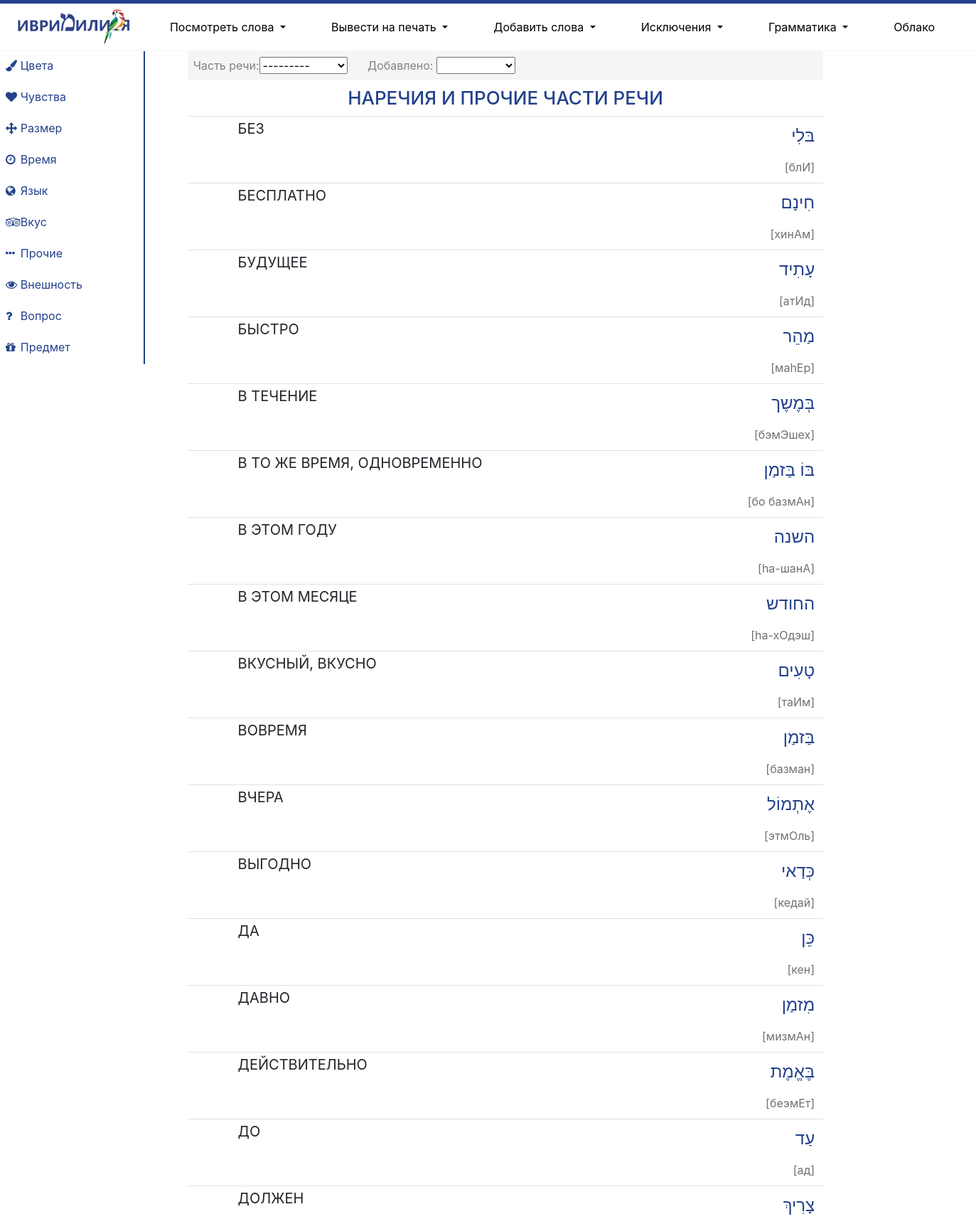
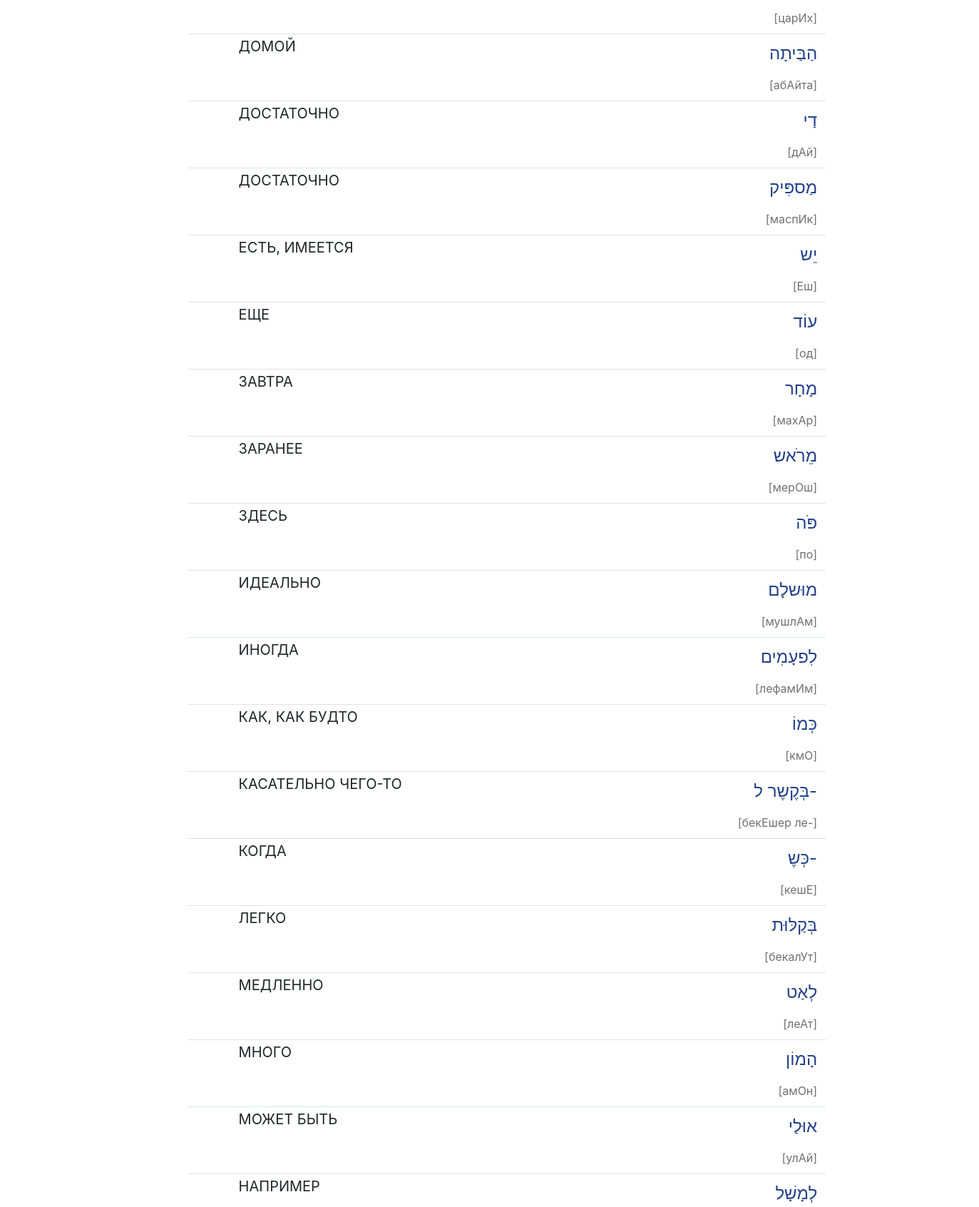
Screenshot of /adverbs/ (upper part) with the database file from the repository (2 pictures, top to bottom).
### mycards/models.py (models this page shows, shortened)
class Topic(models.Model):
    category = models.CharField(max_length=25, verbose_name='Категория')
    name = models.CharField(max_length=25, verbose_name='Название', null=True)
    name_icon = models.CharField(max_length=25, verbose_name='Иконка', null=True)

class WordForm(models.Model):
    time = models.CharField(max_length=20, null=True, blank=True)
    gender = models.CharField(max_length=7, null=True, blank=True)
    number = models.CharField(max_length=13, null=True, blank=True)
    name = models.CharField(max_length=64, verbose_name='Название (для поиска)')
    vocal_name = models.CharField(max_length=64, verbose_name='Название с огласовками')
    exception = models.IntegerField(default=0)
    pronunciation = models.CharField(max_length=64, verbose_name='Произношение')
    translation = models.CharField(max_length=64, verbose_name='Перевод')
    word = models.ForeignKey(Word, on_delete=models.PROTECT, related_name='forms', verbose_name='Основная форма')
    example = models.TextField(null=True, blank=True)
    form_type = models.ForeignKey(FormType, on_delete=models.PROTECT, related_name='words', verbose_name='Тип формы', null=True)
    comment = models.TextField(null=True, blank=True)
    client = models.ManyToManyField(Client, through='ClientWordForm', related_name='words')

### mycards/views.py (the view)
# urls.py: path('adverbs/', views.adverbs, name='adverbs'),
def adverbs(request):
    topics = Topic.objects.exclude(pk=0)
    adverbs = Word.objects.filter(type_id__in=[11, 13, 14, 15, 16, 17])
    form1 = AdverbsFilterForm(request.GET)
    if form1.is_valid():
        if form1.cleaned_data["type"]:
            adverbs = adverbs.filter(type_id=form1.cleaned_data['type']).distinct()
        if form1.cleaned_data["date"]:
            today = dt.datetime.now()
            DD = dt.timedelta(days=int(form1.cleaned_data['date']))
            earlier = today - DD
            adverbs = adverbs.filter(time_create__gt=earlier)
    adverbs_info = []
    form_type = FormType.objects.all()
    for adverb in adverbs:
        adverb_info = dict()
        expressions_info = []
        other_forms = []
        if Path(os.path.join(settings.BASE_DIR, 'mycards/static/img', adverb.picture)).exists():
            adverb_info['picture'] = adverb.picture
        else:
            adverb_info['picture'] = 'нет фото.jpg'
        adverb_info['id'] = adverb.pk
        for form in adverb.forms.all():
            if form.form_type == form_type[0]:
                adverb_info['name'] = form.vocal_name
                adverb_info['translation'] = form.translation
                adverb_info['pronunciation'] = form.pronunciation
            else:
                other_form = dict()
                other_form['name'] = form.vocal_name
                other_form['translation'] = form.translation
                other_form['pronunciation'] = form.pronunciation
                other_forms.append(other_form)
        for expression in adverb.expressions.all():
            expression_info = dict()
            expression_info['name'] = expression.expression
            expression_info['translation'] = expression.translation
            expression_info['pronunciation'] = expression.pronunciation
            expressions_info.append(expression_info)
        adverb_info['other_forms'] = other_forms
        adverb_info['expressions'] = expressions_info
        adverbs_info.append(adverb_info)
    adverbs_info = sorted(adverbs_info, key=lambda word: word['translation'], reverse=False)
    return render(request, "mycards/adverbs.html", {'adverbs_info': adverbs_info, 'topics': topics, 'title': 'НАРЕЧИЯ', 'form1': form1})

### mycards/forms.py
class AdverbsFilterForm(forms.Form):
    type = forms.ModelChoiceField(label='Часть речи',
                                  initial='',
                                  required=False,
                                  queryset=Type.objects.filter(
                                      pk__in=[11, 13, 14, 15, 16, 17]),
                                  widget=forms.Select(attrs={'onchange': 'submit();'})
                                  )
    date = forms.ChoiceField(label='Добавлено',
                             initial="",
                             required=False,
                             choices=periods,
                             widget=forms.Select(attrs={'onchange': 'submit();'})
                             )

### mycards/models.py (called while the page is built)
    def __str__(self):
        return str(self.name)

### mycards/templates/mycards/adverbs.html (shortened to what this page needs)
{% extends 'mycards/base.html' %}
{% load custom_tags %}
{% load static %}
{% block container %}
{% load crispy_forms_tags %}
<div class="row">
    <div class="col-2">
        <ul class="nav flex-column" style="border-right: 2px solid #23418b">
            {% for topic in topics %}
            <div class="row align-items-center p-0 m-0">
                <div class="col-1 m-0 p-0 text-right">
                    {% if topic.name_icon != None %}<i class="fa {{ topic.name_icon }} text-right pb-1 pl-2" aria-hidden="true" style="color: #23418b"></i> {% endif %}
                </div>
                <div class="col-11 m-0 p-0">
                    <li class="nav-item p-0 m-0">
                    <a class="nav-link pl-2 pb-2 mb-1 ml-1" href="{% url 'adverbs_filter' topic.pk %}" style="color: #23418b">{{ topic.category }}</a>
                    </li>
                </div>
            </div>
            {% endfor %}
        </ul>
    </div>
    <div class="col-10">
        <div class="container">
            <div class="col-10">
                <div class="row m-0 p-0" style="background: #F5F5F5">
                        <form action="" method="get" class="my-1 py-1">
                            <label class="form-label ml-2 my-0 py-0" for="{{ form1.type.id_for_label }}" style="color: grey">Часть речи: </label><span style="m-0 p-0">{{ form1.type }}</span>
                            <label class="form-label ml-4 my-0 py-0" for="{{ form1.date.id_for_label }}" style="color: grey">Добавлено: </label> {{ form1.date }}
                        </form>
                </div>
                <h1 class="text-center">НАРЕЧИЯ И ПРОЧИЕ ЧАСТИ РЕЧИ</h1>
            <table class="table dashed-border-top">
                {% for word in adverbs_info %}
                <tr>
                    <th class = "m-0 p-0 " scope="row">
                    </th>
                    <td class="word-translation">{{ word.translation|upper }}<br>
                    </td>
                    <td class="word-name-general color-male text-right"><span class="word-name">{{ word.name }}</span><br><br class="fs-6">
                        <span class="word-pronunciation mt-1">[{{ word.pronunciation }}]</span></td>
                </tr>
                {% endfor %}
             </table>
            </div>
        </div>
    </div>
</div>
{% endblock %}

### mycards/static/css/style.css (style rules this page uses)
h1 { font-size: 26px; text-transform: uppercase; color: #23418b; margin-top: 10px; margin-bottom: 10px; padding-bottom: 0px; }
.word-translation { padding: 0px !important; padding-top: 5px !important; padding-left: 10px !important; margin: 0px !important; font-size: 20px; }
.dashed-border-top { border-top: 1.5px dashed #A0A0A0; }
.word-name { font-size: 24px; }
.word-pronunciation { font-size: 16px; color: #707070; margin-top: 16px !important; }
.color-male { color: #23418b; }

### rows the page displays
Topic: category "Цвета"
Topic: category "Чувства"
Topic: category "Размер"
Topic: category "Время"
Topic: category "Язык"
Topic: category "Вкус"
Topic: category "Прочие"
Topic: category "Внешность"
Topic: category "Вопрос"
Topic: category "Предмет"
WordForm: translation "БЕЗ", name "בּלִי", pronunciation "блИ"
WordForm: translation "БЕСПЛАТНО", name "חִינָם", pronunciation "хинАм"
WordForm: translation "БУДУЩЕЕ", name "עָתִיד", pronunciation "атИд"
WordForm: translation "БЫСТРО", name "מַהֵר", pronunciation "маhЕр"
WordForm: translation "В ТЕЧЕНИЕ", name "בְּמֶשֶך", pronunciation "бэмЭшех"
WordForm: translation "В ТО ЖЕ ВРЕМЯ, ОДНОВРЕМЕННО", name "בּוֹ בַּזמַן", pronunciation "бо базмАн"
WordForm: translation "В ЭТОМ ГОДУ", name "השנה", pronunciation "hа-шанА"
WordForm: translation "В ЭТОМ МЕСЯЦЕ", name "החודש", pronunciation "hа-хОдэш"
WordForm: translation "ВКУСНЫЙ, ВКУСНО", name "טָעִים", pronunciation "таИм"
WordForm: translation "ВОВРЕМЯ", name "בַּזמַן", pronunciation "базман"
WordForm: translation "ВЧЕРА", name "אֶתְמוֹל", pronunciation "этмОль"
WordForm: translation "ВЫГОДНО", name "כְּדַאי", pronunciation "кедай"
WordForm: translation "ДА", name "כֵּן", pronunciation "кен"
WordForm: translation "ДАВНО", name "מִזמַן", pronunciation "мизмАн"
WordForm: translation "ДЕЙСТВИТЕЛЬНО", name "בֶּאֱמֶת", pronunciation "беэмЕт"
WordForm: translation "ДО", name "עַד", pronunciation "ад"
WordForm: translation "ДОЛЖЕН", name "צָרִיךְ", pronunciation "царИх"
WordForm: translation "ДОМОЙ", name "הַבַּיתָה", pronunciation "абАйта"
WordForm: translation "ДОСТАТОЧНО", name "דַי", pronunciation "дАй"
WordForm: translation "ДОСТАТОЧНО", name "מַספִּיק", pronunciation "маспИк"
WordForm: translation "ЕСТЬ, ИМЕЕТСЯ", name "יֵש", pronunciation "Еш"
WordForm: translation "ЕЩЕ", name "עוֹד", pronunciation "од"
WordForm: translation "ЗАВТРА", name "מָחָר", pronunciation "махАр"
WordForm: translation "ЗАРАНЕЕ", name "מֵרֹאש", pronunciation "мерОш"
WordForm: translation "ЗДЕСЬ", name "פֹּה", pronunciation "по"
WordForm: translation "ИДЕАЛЬНО", name "מוּשלָם", pronunciation "мушлАм"
WordForm: translation "ИНОГДА", name "לִפעָמִים", pronunciation "лефамИм"
WordForm: translation "КАК, КАК БУДТО", name "כְּמוֹ", pronunciation "кмО"
WordForm: translation "КАСАТЕЛЬНО ЧЕГО-ТО", name "בְּקֶשֶר ל-", pronunciation "бекЕшер ле-"
WordForm: translation "КОГДА", name "כְּשֶ-", pronunciation "кешЕ"
WordForm: translation "ЛЕГКО", name "בְּקַלּוּת", pronunciation "бекалУт"
WordForm: translation "МЕДЛЕННО", name "לְאַט", pronunciation "леАт"
WordForm: translation "МНОГО", name "הָמוֹן", pronunciation "амОн"
WordForm: translation "МОЖЕТ БЫТЬ", name "אוּלַי", pronunciation "улАй"
WordForm: translation "НАПРИМЕР", name "לְמָשָׁל"
